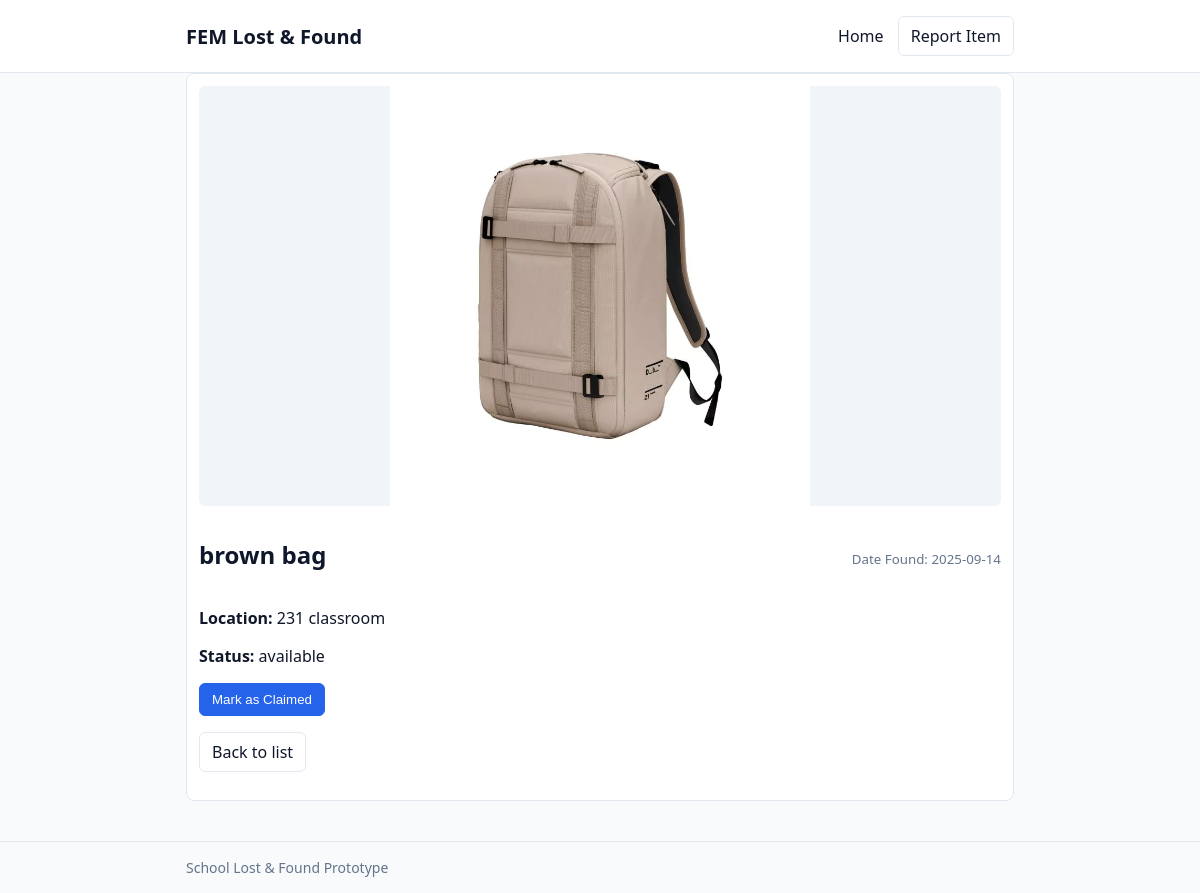
/items/1, run on an earlier commit of the app's database.
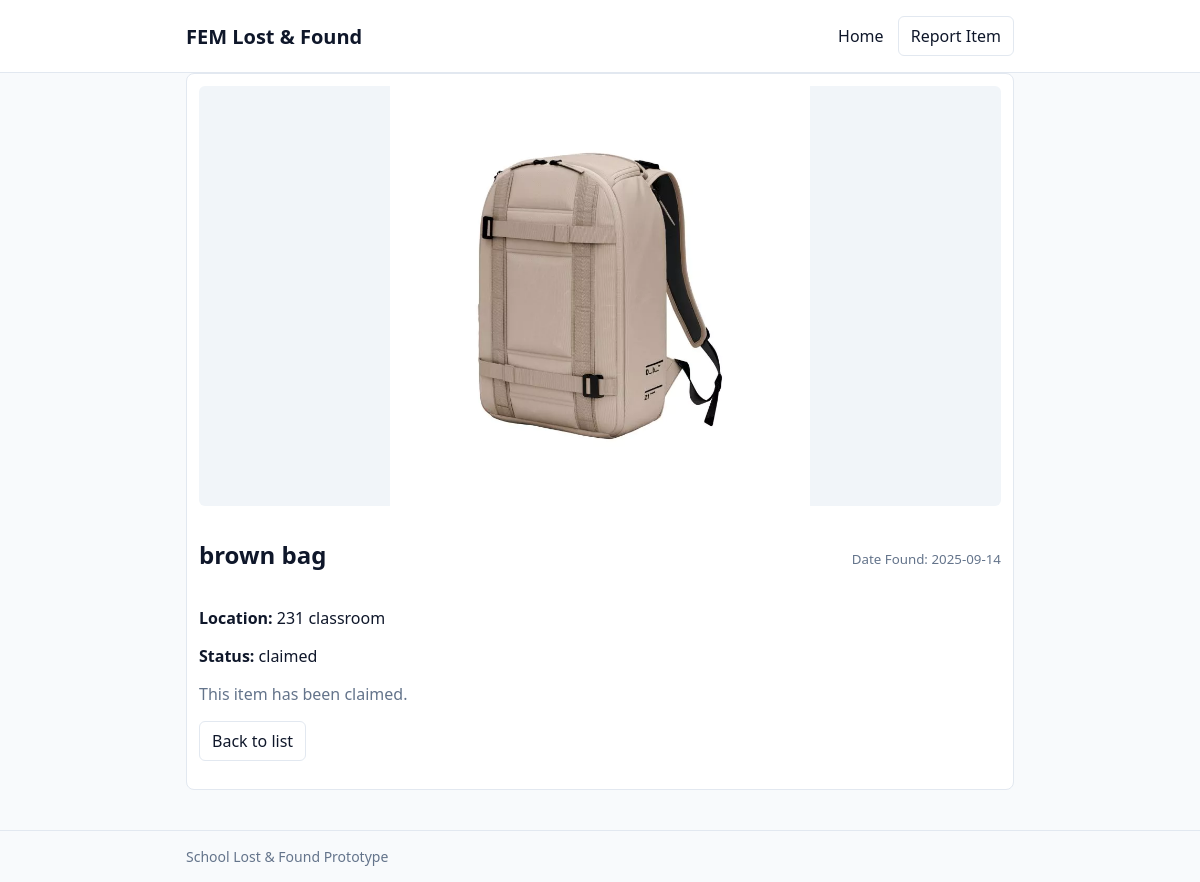
And on a later commit of the database.
### tables this page shows
CREATE TABLE items (
            id INTEGER PRIMARY KEY AUTOINCREMENT,
            name TEXT NOT NULL,
            description TEXT,
            date_found TEXT,
            location TEXT,
            status TEXT NOT NULL DEFAULT 'available',
            image_filename TEXT
        );

### app.py (the view)
@app.route("/items/<int:item_id>")
def item_detail(item_id: int):
    conn = get_db_connection()
    item = conn.execute(
        "SELECT id, name, description, date_found, location, status, image_filename FROM items WHERE id = ?",
        (item_id,),
    ).fetchone()
    conn.close()
    if not item:
        abort(404)
    return render_template("item_detail.html", item=item)

### app.py (called while the page is built)
def get_db_connection():
    conn = sqlite3.connect(DB_PATH)
    conn.row_factory = sqlite3.Row
    return conn

### templates/item_detail.html (shortened to what this page needs)
{% extends "layout.html" %}
{% block content %}
  <article class="item-card">
    {% if item['image_filename'] %}
      <img class="detail-image" src="{{ url_for('static', filename='uploads/' ~ item['image_filename']) }}" alt="{{ item['name'] }}">
    {% endif %}
    <header>
      <h2>{{ item['name'] }}</h2>
      <small class="date">Date Found: {{ item['date_found'] or '—' }}</small>
    </header>
    <p><strong>Location:</strong> {{ item['location'] or 'Unknown' }}</p>
    <p><strong>Status:</strong> {{ item['status'] or 'available' }}</p>
    {% if (item['status'] or 'available') == 'available' %}
      <form method="post" action="{{ url_for('claim_item', item_id=item['id']) }}" style="margin-top: 12px;">
        <button class="btn primary" type="submit">Mark as Claimed</button>
      </form>
    {% else %}
      <p class="muted">This item has been claimed.</p>
    {% endif %}
    <p style="margin-top: 16px;">
      <a class="btn" href="{{ url_for('index') }}">Back to list</a>
    </p>
  </article>
{% endblock %}

What changed in the data, as far as the page shows it:
changed items "brown bag": status "available" → "claimed"
Also different on the page:
text no longer shown: "Mark as Claimed"
text now shown: "This item has been claimed."
